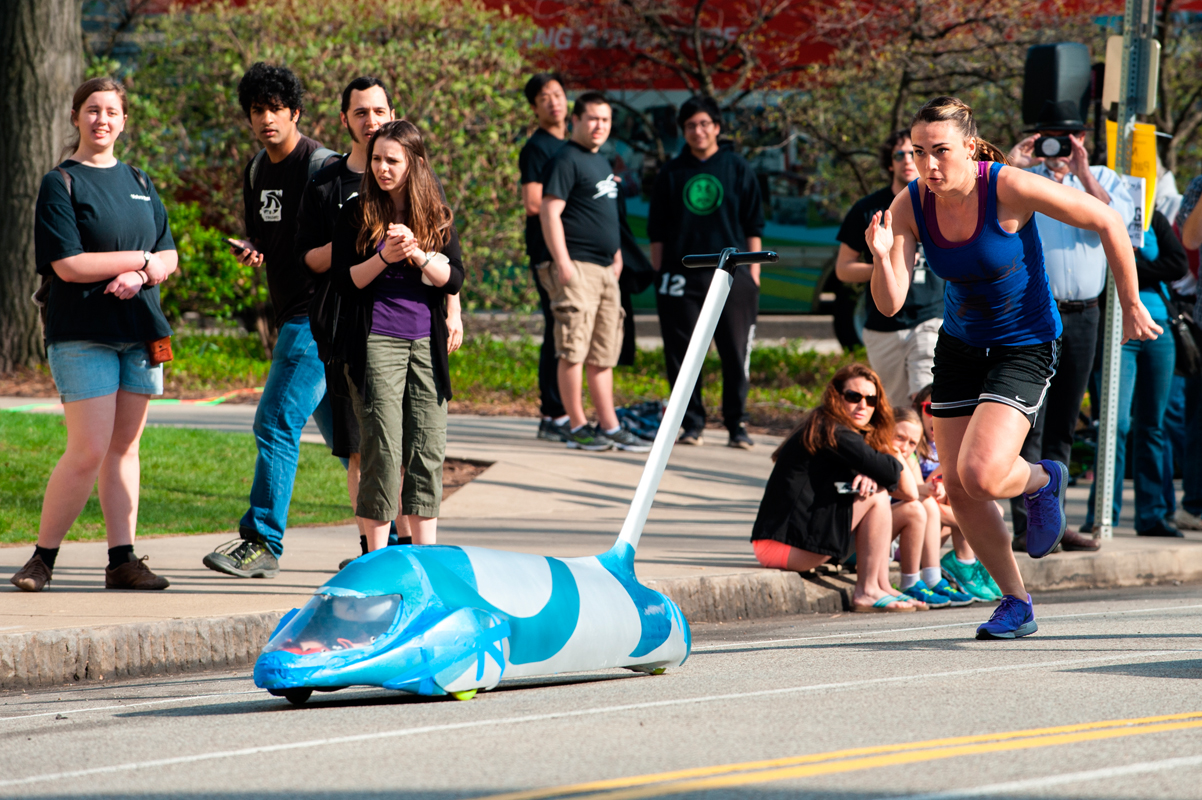
#> input picture 2016/tutorial_final/42/buggy.jpg, 1202 x 800 px
$ jupyter execute --allow-errors Tutorial_dili.ipynb   (Python 2 division)
#> lines starting #> are read from the running program, lines starting #| are printed output that depends on the picture
# Image Processing & OpenCV

## Outline

1. Introduction
2. Warm up
3. OpenCV
    - How to install OpenCV
    - Basic operations
    -

## Introduction:

After taking a photo, we are so used to use some apps to add some photo effects or do some filter. In fact,a digital image is nothing more than a bunch of datas which indicating variations of red, green, and blue at a particular location on a grid of pixels. Most of the time, we just view this pixels as miniature rectangles and with little creative thinking on making some lower level maniupulation of pixels with code. In this tutorial, we will work on such pixels. Also, I will introduce `OpenCV` (Open Source Computer Vision),which is a library of programming functions mainly aimed at real-time computer vision.

## Warm up

In the first part, we will work with `PIL`, `numpy`, `matplotlib`, and have an overview on image data.

[cell 1]
# setup library imports
# import matplotlib.pyplot as plt
import numpy as np
import PIL
from PIL import Image

[cell 2]
# load image from a image file
image = Image.open('buggy.jpg')
#> image is the input picture: PIL image 1202x800 RGB; mean R, G, B 115.4, 113.6, 101.7
# change image pixel data to a three dimensional array
image_array = np.asarray(image)

[cell 3]
print image_array
#> (printed output is left out)

Sample Output(shorten):
```python

        [[[  8  14  14]
  [  6  12  12]
  [  4  10   8]
  ...,
  [108  19  13]
  [113  22  19]
  [117  26  25]]

 [[  9  13  12]
  [  6  10   9]
  [  5   9   8]
  ...,
 [[ 94 117 125]
  [ 97 115 125]
  [100 117 127]
  ...,
  [168 165 158]
  [168 164 155]
  [168 163 157]]]
```

The output is a  `three dimensional array `, which is an array within an array within an array. The outside dimension is the whole image, the second dimension correspond to each row, and the third dimension represent each pixel in that row. The inner list like ```python [ 73  71  30]  ``` is a `rgb` (red, green, blue) reprensentation. Some time the inner may like ```python [ 73  71  30 0]  ```,which is a `rgba` (red, green, blue,alpha) reprensentation.

#> (a cell that did not finish here is left out)

Sample Output:

[cell 5]
# print out width, height and total pixel number of the image
width, height = image.size
#> width = 1202; height = 800
print "width: ", width
#| width:  1202
print "height: ", height
#| height:  800
print "total pixel: ", width* height
#| total pixel:  961600

Output:
```python
width:  4454
height:  2505
total pixel:  11157270
```
So even though we can get a pixel array from an image, since the size of that array is big, the computational cost is really expensive when manipulating the pixel array directly. So we need some more powerful tool to deal with these pixel data and have some amazing output. `OpenCV` is a great tool in this situation, and in the following part, we will talk about `openCV - Pyhton`.

## OpenCV

[cell 6]
new_array =[[[0, 255, 0],[0, 255, 0],[0, 255, 0]],[[255, 0, 0],[0, 255, 0],[0, 255, 0]]]
#> (the rest of this cell did not finish here and is left out)

### Install OpenCV-Python

- Installation in Mac
     * Since we have already installed the Anaconda platform, we can open a new terminal window and type:
```bash
        conda install -c https://conda.binstar.org/menpo opencv
```

  * If you don’t use Anaconda, then you can follow [https://www.youtube.com/watch?v=37RvqZVddAw](https://www.youtube.com/watch?v=37RvqZVddAw) to do the installation.


 - Installation in Windows

     * PC user can follow this link if you have already installed the Anaconda:
     http://mathalope.co.uk/2015/05/07/opencv-python-how-to-install-opencv-python-package-to-anaconda-windows/

     * If not, then you can follow this link:
     http://docs.opencv.org/2.4/doc/tutorials/introduction/windows_install/windows_install.html

Unlike `matplotlib`, `numpy` and other packages we used before, it may take a while to figure out how to install openCV, but later you will find this tool is really powerful when deal with computer vision.


### Overview

`OpenCV-Python` is a library of Python bindings designed to solve computer vision problems.

`OpenCV-Python` makes use of `Numpy`, which is a highly optimized library for numerical operations with a `MATLAB-style syntax`. All the `OpenCV` array structures are converted to and from Numpy arrays. This also makes it easier to integrate with other libraries that use `Numpy` such as `SciPy` and `Matplotlib`.

### Basic Operations on Images

First, we will learn how to read,display, and save an image.

- Read an image: `cv2.imread()`

- Show an image: `cv2.imshow() `

- Save an image: `cv2.imwrite() `

[cell 7]
# setup library imports
import cv2
#Load buggy image
img_buggy = cv2.imread('buggy.jpg')
# your can try the below part by yourself
# TRY YOURSELF START
#Display an image in a window
# cv2.imshow('image',img_buggy)
#wait user to press any key
# cv2.waitKey(0)
#Destroys all the windows we created
# cv2.destroyAllWindows()

#TRY YOURSELF END

Then we will do some basic operations on the images. We can access a pixel value by its row and column coordinates.

**Importance notice: In openCV, pixel's representation is BGR (blue,green, red), instead of RGB(red,green,blue)**

Image processing usually follow the below procedure：
- load image in color mode:  `cv2.imread('image.jpg',cv2.IMREAD_COLOR)`
- convert image to grayscale mode:  `cv2.cvtColor(image,cv2.COLOR_BGR2GRAY) `
- doing image analysis
- apply the output back to the colored image and display

In the following part, we will begin to do some fancy things.

In the next block, I want to put the CMU logo on the top-left corner of the buggy image.

[cell 8]
# Load two images
buggy_img = cv2.imread('buggy.jpg')
logo_img = cv2.imread('logo.jpg')

After loading two images, since we want to put the logo on the top-left corner of the buggy image, we need to know the logo size and get a image region in buggy image, then later we can replace the image region with logo.In openCV, we can only add two image with same size.

#> (a cell that did not finish here is left out)

Then, we will convert the logo image from one color-space to another, in this case, from BGR to Gray. For BGR image, it returns an array of Blue, Green, Red values. For grayscale image, just corresponding intensity is returned.

In OpenCV, there are three common color-space:  `BGR`, `GRAY` and `HSV`. For color conversion, we use the function `cv2.cvtColor(input_image, flag)` where `flag` determines the type of conversion.

For `BGR` -> `Gray` conversion we use the flags `cv2.COLOR_BGR2GRAY`. Similarly for `BGR` -> `HSV`, we use the flag `cv2.COLOR_BGR2HSV`.

**Note: ** For HSV, Hue range is [0,179], Saturation range is [0,255] and Value range is [0,255]. Different softwares use different scales. So if you are comparing OpenCV values with them, you need to normalize these ranges.

_Why do we convert the color-space:_
- Grayscale image, just corresponding to the intensity. In our case, we want to cut out the logo part from the logo image, so we can only manipulate based on the intensity and it save memory and running time.
- In HSV, it is more easier to represent a color than RGB color-space. So if we want to focus on the color part, we can covert to HSV space.

#> (a cell that did not finish here is left out)

We often use threshold when dealing with grayscale image. Below is the pseudo code of a general thresholding.

**Thresholding rule:**
```python
if src(x,y) > thresh
  dst(x,y) = maxValue
else
  dst(x,y) = 0
```

After we got the binary thresholding, we can applying binary thresholding to the input image.

[cell 11]
# create a binary thresholding
thresh = 125
maxValue = 255
#> (the rest of this cell did not finish here and is left out)

Sample Input:

- Logo image

- Buggy image:

Sample Output:

### Face Detection using Haar Cascades

#### Introduction to Cascade of Classifiers

"Instead of applying all the 6000 features on a window, group the features into different stages of classifiers and apply one-by-one. (Normally first few stages will contain very less number of features). If a window fails the first stage, discard it. We don't consider remaining features on it. If it passes, apply the second stage of features and continue the process. The window which passes all stages is a face region." - citation from [Face Detection using Haar Cascades](http://www.bogotobogo.com/python/OpenCV_Python/python_opencv3_Image_Object_Detection_Face_Detection_Haar_Cascade_Classifiers.php)

     <center> -image source from [How Face Detection Works](http://www.cognotics.com/opencv/servo_2007_series/part_2/sidebar.html)</center>

#### Using OpenCV's pre-trained classifier

In the following part, we will see the basics of face detection using Haar Feature-based Cascade Classifiers. OpenCV already contains many pre-trained classifiers for face, eyes, smile etc. These XML files are stored in `opencv/data/haarcascades/` folder. So, in the next part, we will first use the provided classifier and do some simply face detection.

[cell 12]
#Copy the 'haarcascade_frontalface_default.xml' into the current folder
# import the default face detection xml
face_cascade = cv2.CascadeClassifier('haarcascade_frontalface_default.xml')

[cell 13]
#import the buggy image
buggy_img = cv2.imread('buggy.jpg')
# create grayscale mode image
gray = cv2.cvtColor(buggy_img, cv2.COLOR_BGR2GRAY)
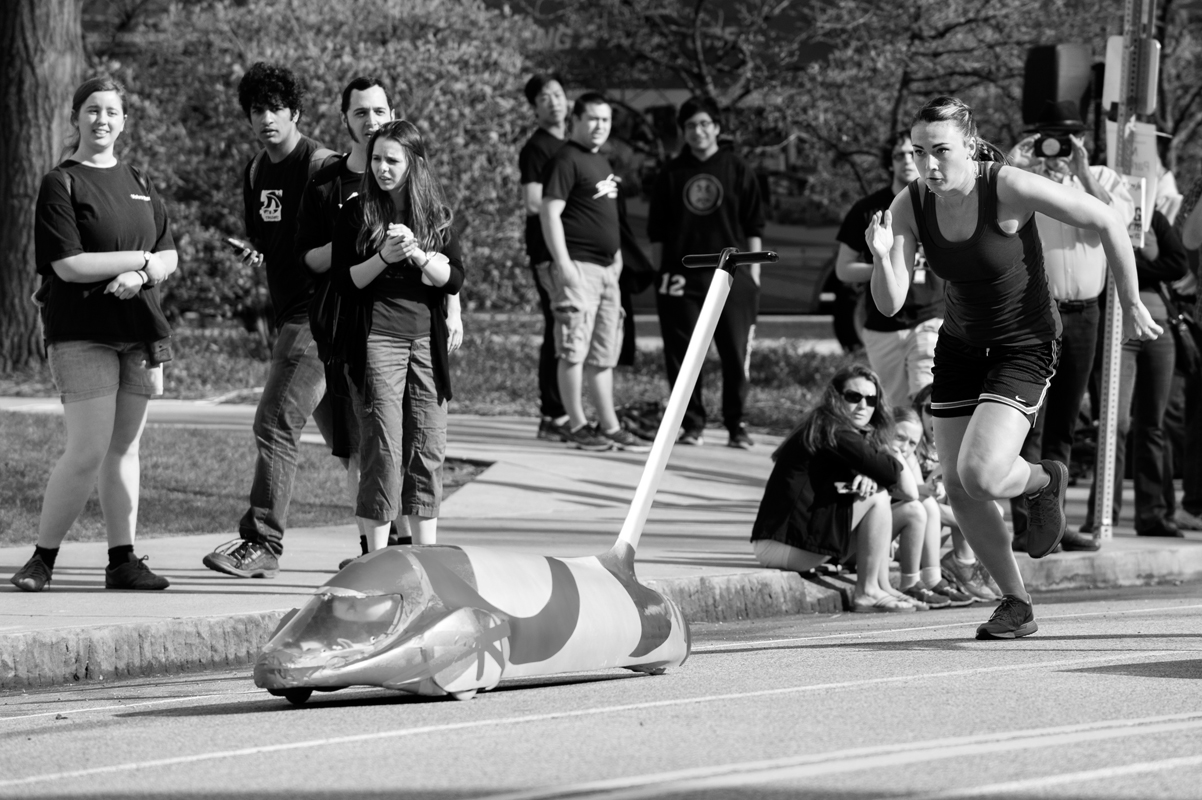
#> gray: shape (800, 1202); min 0, max 255, mean 112.8

"""
cv2.CascadeClassifier.detectMultiScale(image[, scaleFactor[, minNeighbors[, flags[, minSize[, maxSize]]]]])
- image : Matrix of the type CV_8U containing an image where objects are detected.
- scaleFactor : Parameter specifying how much the image size is reduced at each image scale.
Suppose, the scale factor is 1.03, it means we're using a small step for resizing, i.e. reduce size by 3 %,
we increase the chance of a matching size with the model for detection is found, while it's expensive.
- minNeighbors : Parameter specifying how many neighbors each candidate rectangle should have to retain it.
This parameter will affect the quality of the detected faces: higher value results in less detections but with higher quality.
"""

faces = face_cascade.detectMultiScale(gray, 1.2, 3)
#> faces = [[581, 105, 37, 37], [889, 141, 34, 34], [687, 174, 34, 34], [345, 93, 51, 51], [678, 108, 43, 43], [362, 141, 51, 51], [75, 90, 55, 55], [243, 92, 52, 52], [836, 380, 52, 52], [1051, 485, 47, 47], [886, 478, 58, 58], [894, 125, 72, 72]]
#If faces are found, it returns the positions of detected faces as Rect(x,y,w,h).
for (x,y,w,h) in faces:
    cv2.rectangle(buggy_img,(x,y),(x+w,y+h),(255,0,0),2)
    roi_gray = gray[y:y+h, x:x+w]
    roi_color = buggy_img[y:y+h, x:x+w]
#> this loop made 12 passes
#> pass 1, `roi_gray = gray[y:y+h, x:x+w]`:
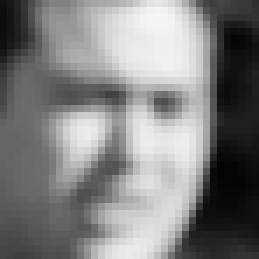
#> roi_gray: shape (37, 37) (shown 7 times larger); min 4, max 246, mean 128.1
#> pass 1, `roi_color = buggy_img[y:y+h, x:x+w]`:
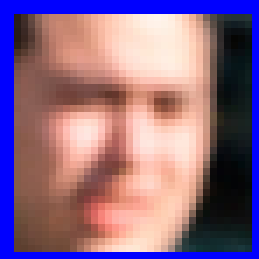
#> roi_color: shape (37, 37, 3) (shown 7 times larger); mean B, G, R 133.3, 104.5, 138.9
#> pass 2, `roi_gray = gray[y:y+h, x:x+w]`:
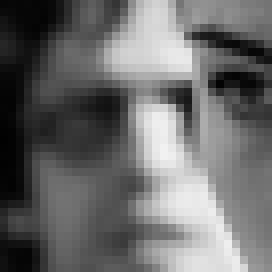
#> roi_gray: shape (34, 34) (shown 8 times larger); min 1, max 241, mean 106.8
#> pass 2, `roi_color = buggy_img[y:y+h, x:x+w]`:
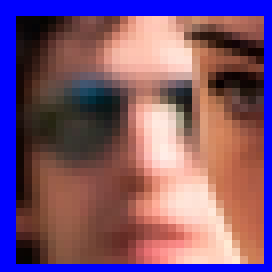
#> roi_color: shape (34, 34, 3) (shown 8 times larger); mean B, G, R 115.4, 83.6, 122.6
#> after the loop:
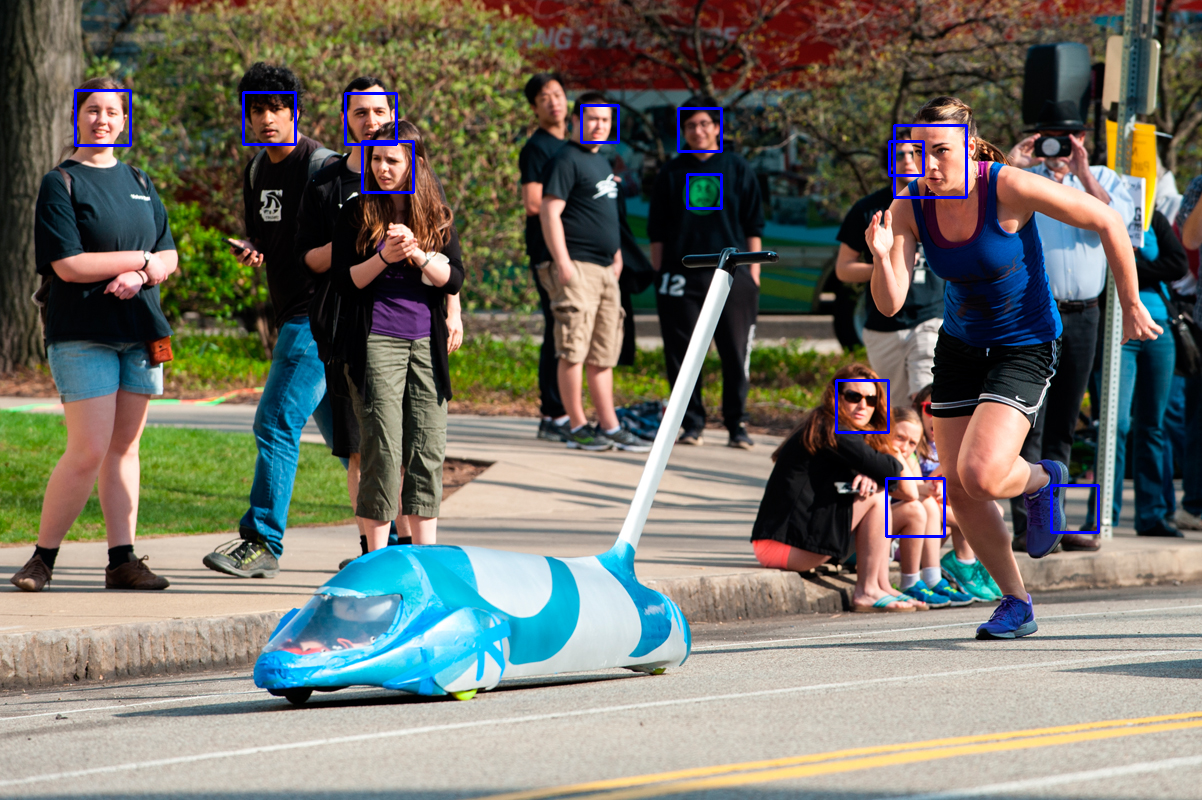
#> buggy_img: shape (800, 1202, 3); mean B, G, R 103.1, 113, 114.7
cv2.imshow('img',buggy_img)
cv2.waitKey(0)
cv2.destroyAllWindows()

Sample output:


### Create our own Haar Cascade

In the following part, we will make more fun and create our own Haar Cascade. We will construct a tartans's cascade classifier.

[image-net.org](http://image-net.org/) is a great website to find source images.
For example, if we want to find some sample image which contains human faces.
type "face" in the searching bar -> select the wanted Synsets -> click "Downloads" -> click "URLs",then we will get a webpage contains bunch of images' urls.

We can use urllib2 for python2 or urllib for python3 fetch images automatically from these urls.

[cell 14]
#import library
import urllib
import cv2
import numpy as np
import os

[cell 15]
# in this method, fetched some animal's images
# and stored the resized and grayscale images into "neg" file
#and we will use these images as background images
def store_raw_images():
    neg_image_link = 'http://image-net.org/api/text/imagenet.synset.geturls?wnid=n01316949'
    neg_image_urls=urllib.urlopen(neg_image_link).read().decode()
    if not os.path.exists('neg'):
        os.makedirs('neg')
    pic_num = 1
    for i in neg_image_urls.split('\n'):
        try:
            if pic_num <500:
                # print i can help us to see the progress
                print i
                urllib.urlretrieve(i,"neg/"+str(pic_num)+".jpg")
                img = cv2.imread("neg/"+str(pic_num)+".jpg",cv2.IMREAD_GRAYSCALE)
                resized_img = cv2.resize(img,(100,100))
                cv2.imwrite("neg/"+str(pic_num)+".jpg",resized_img)
                pic_num +=1
            else:
                break
        except Exception as e:
            print (str(e))

store_raw_images()
#> (the call stopped at in store_raw_images, `neg_image_urls=urllib.urlopen(neg_image_link).read().decode()`: the network is not available in this run)
